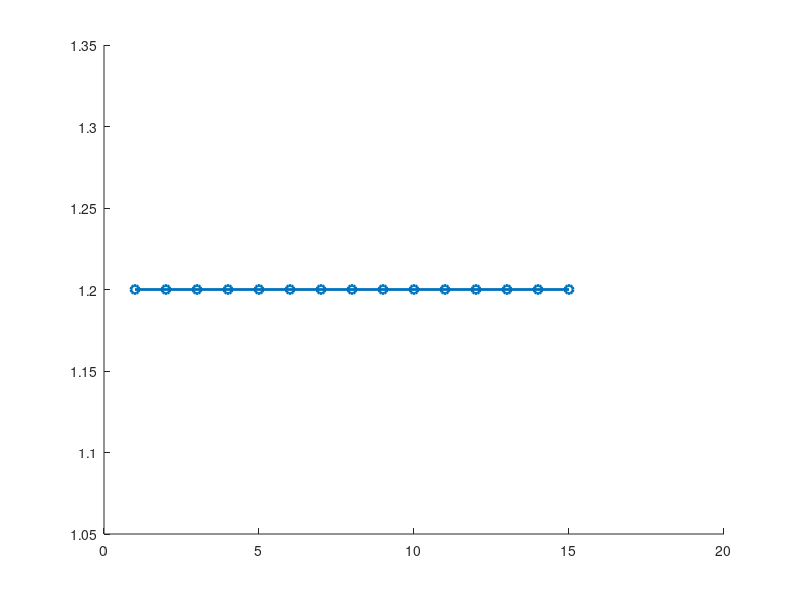

This chart was generated by the following MATLAB code: (Note: this script raises an error after producing the figure.)
clear; clc; close all;

%% ----------------------------------------------------
%% P2.1 – Compute the optimal LQ state feedback gain
%% ----------------------------------------------------
Q = 1;
R_set = [0, 1, 10, 100];

systems = struct( ...
    'unstable', struct('A', 1.2, 'B', 1), ...
    'stable',   struct('A', 0.8, 'B', 1)  ...
);

fprintf('\n--- P2.1: Optimal LQ Gains ---\n');
for sysName = fieldnames(systems)'
    A = systems.(sysName{1}).A;
    B = systems.(sysName{1}).B;
    for rIdx = 1:length(R_set)
        R = R_set(rIdx);
        [K_LQ, ~, ~] = dlqr(A, B, Q, R);
        fprintf('System: %s | R = %g | K_LQ = %.6f\n', sysName{1}, R, K_LQ);
    end
end

%% ----------------------------------------------------
%% P2.2 – Compute the RH gains for different H and plot
%% ----------------------------------------------------
H_vals = 1:15;
results = struct();

fprintf('\n--- P2.2: Receding Horizon Gains ---\n');
for sysName = fieldnames(systems)'
    A = systems.(sysName{1}).A;
    B = systems.(sysName{1}).B;

    K_LQ_all = zeros(size(R_set));
    K_RH_all = zeros(length(R_set), length(H_vals));
    eig_RH_all = zeros(size(K_RH_all));

    for rIdx = 1:length(R_set)
        R = R_set(rIdx);
        [K_LQ, ~, ~] = dlqr(A, B, Q, R);
        K_LQ_all(rIdx) = K_LQ;

        for hIdx = 1:length(H_vals)
            H = H_vals(hIdx);

            Theta = zeros(H, H);
            for r = 1:H
                for c = 1:r
                    Theta(r, c) = A^(r-c) * B;
                end
            end
            Pi = A.^(1:H)';

            M = Theta' * Theta * Q + R * eye(H);
            W = Theta' * Pi * Q;

            e1 = [1, zeros(1, H-1)];
            K_RH = e1 * (M \ W);

            fprintf('System: %s | R = %g | H = %d | K_RH = %.6f\n', sysName{1}, R, H, K_RH);

            K_RH_all(rIdx, hIdx) = K_RH;
            eig_RH_all(rIdx, hIdx) = abs(A - B * K_RH);
        end
    end

    results.(sysName{1}).A = A;
    results.(sysName{1}).B = B;
    results.(sysName{1}).K_LQ_all = K_LQ_all;
    results.(sysName{1}).K_RH_all = K_RH_all;
    results.(sysName{1}).eig_RH_all = eig_RH_all;
end

%% ----------------------------------------------------
%% P2.3 – Plot eigenvalues and compare with stability
%% ----------------------------------------------------
colors = lines(length(R_set));
markers = {'o', 'x', '^', 's'};
names = {'unstable', 'stable'};
titles = {'Unstable', 'Stable'};

for idx = 1:2
    name = names{idx};
    data = results.(name);
    A = data.A;
    B = data.B;
    K_LQ_all = data.K_LQ_all;
    K_RH_all = data.K_RH_all;
    eig_RH_all = data.eig_RH_all;

    %% P2.2 Plot – Gains vs H
    figure;
    hold on;
    for i = 1:length(R_set)
        plot(H_vals, K_RH_all(i,:), '-', ...
            'Color', colors(i,:), ...
            'LineWidth', 2, ...
            'Marker', markers{i}, ...
            'DisplayName', sprintf('$R = %g$', R_set(i)));
        y = yline(K_LQ_all(i), '--', 'Color', colors(i,:), 'LineWidth', 1.5);
        y.Annotation.LegendInformation.IconDisplayStyle = 'off';
    end
    title(sprintf('P2.2: Gains K for %s System', titles{idx}), 'Interpreter', 'latex');
    xlabel('$H$', 'Interpreter', 'latex'); ylabel('$K$', 'Interpreter', 'latex');
    legend('Interpreter', 'latex', 'Location', 'best'); grid on;

    %% P2.3 Plot – Eigenvalue vs H
    figure;
    hold on;
    for i = 1:length(R_set)
        plot(H_vals, eig_RH_all(i,:), '-', ...
            'Color', colors(i,:), ...
            'LineWidth', 2, ...
            'Marker', markers{i}, ...
            'DisplayName', sprintf('$R = %g$', R_set(i)));
        y = yline(abs(A - B * K_LQ_all(i)), '--', 'Color', colors(i,:), 'LineWidth', 1.5);
        y.Annotation.LegendInformation.IconDisplayStyle = 'off';
    end
    yline(1, '-', '$|\lambda| = 1$', ...
        'Color', 'k', 'LineWidth', 1.5, ...
        'Interpreter', 'latex', ...
        'DisplayName', '$|\lambda| = 1$');
    title(sprintf('P2.3: Eigenvalues |A - BK| for %s System', titles{idx}), 'Interpreter', 'latex');
    xlabel('$H$', 'Interpreter', 'latex'); ylabel('$|\lambda|$', 'Interpreter', 'latex');
    legend('Interpreter', 'latex', 'Location', 'best'); grid on;
end

%% ----------------------------------------------------
%% P2.4 & P2.5: To be discussed analytically using the plots
%% ----------------------------------------------------
disp('--- P2.4: Observe convergence of K_RH → K_LQ as H increases ---');
disp('--- P2.5: Compare effect of horizon H on stability between stable and unstable systems using plots ---');
